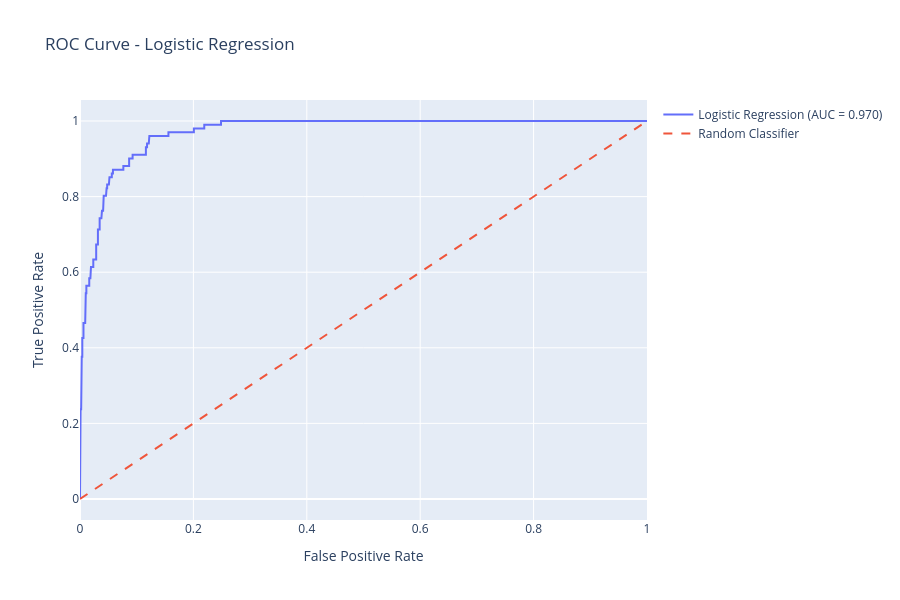

The notebook cell saved with this chart:
### Markdown cell above
## ROC Curve - Logistic Regression

### Code cell
from sklearn.metrics import roc_curve
fpr_lr, tpr_lr, _ = roc_curve(y_test, y_prob_lr)
fig = go.Figure()
fig.add_trace(
    go.Scatter(
        x=fpr_lr,
        y=tpr_lr,
        mode="lines",
        name=f"Logistic Regression (AUC = {lr_auc:.3f})"
    )
)
fig.add_trace(
    go.Scatter(
        x=[0, 1],
        y=[0, 1],
        mode="lines",
        name="Random Classifier",
        line=dict(dash="dash")
    )
)
fig.update_layout(
    title="ROC Curve - Logistic Regression",
    xaxis_title="False Positive Rate",
    yaxis_title="True Positive Rate",
    width=900,
    height=600
)
fig.show()

### Figure 1 — Plotly figure (JSON) as saved in the notebook; plotly's stock layout.template omitted (floating-point values rounded to 4 significant figures)
{"data": [{"mode": "lines", "name": "Logistic Regression (AUC = 0.970)", "type": "scatter", "x": [0.0, 0.0, 0.0, 0.001019, 0.001019, 0.002039, 0.002039, 0.003058, 0.003058, 0.004077, 0.004077, 0.006116, 0.006116, 0.009174, 0.009174, 0.01019, 0.01019, 0.01121, 0.01121, 0.01631, 0.01631, 0.01835, 0.01835, 0.01937, 0.01937, 0.02345, 0.02345, 0.02854, 0.02854, 0.0316, 0.0316, 0.03466, 0.03466, 0.03772, 0.03772, 0.03874, 0.03874, 0.04077, 0.04077, 0.04179, 0.04179, 0.04587, 0.04587, 0.04689, 0.04689, 0.04791, 0.04791, 0.05097, 0.05097, 0.05199, 0.05199, 0.05607, 0.05607, 0.0581, 0.0581, 0.07645, 0.07645, 0.08665, 0.08665, 0.09276, 0.09276, 0.1162, 0.1162, 0.1182, 0.1182, 0.1213, 0.1213, 0.1223, 0.1223, 0.156, 0.156, 0.2008, 0.2008, 0.2192, 0.2192, 0.2487, 0.2487, 1.0], "y": [0.0, 0.009901, 0.1485, 0.1485, 0.2376, 0.2376, 0.2871, 0.2871, 0.3762, 0.3762, 0.4257, 0.4257, 0.4653, 0.4653, 0.4752, 0.4752, 0.5446, 0.5446, 0.5644, 0.5644, 0.5842, 0.5842, 0.604, 0.604, 0.6139, 0.6139, 0.6337, 0.6337, 0.6733, 0.6733, 0.7129, 0.7129, 0.7426, 0.7426, 0.7525, 0.7525, 0.7624, 0.7624, 0.7921, 0.7921, 0.802, 0.802, 0.8119, 0.8119, 0.8218, 0.8218, 0.8317, 0.8317, 0.8416, 0.8416, 0.8515, 0.8515, 0.8614, 0.8614, 0.8713, 0.8713, 0.8812, 0.8812, 0.901, 0.901, 0.9109, 0.9109, 0.9307, 0.9307, 0.9406, 0.9406, 0.9505, 0.9505, 0.9604, 0.9604, 0.9703, 0.9703, 0.9802, 0.9802, 0.9901, 0.9901, 1.0, 1.0]}, {"line": {"dash": "dash"}, "mode": "lines", "name": "Random Classifier", "type": "scatter", "x": [0, 1], "y": [0, 1]}], "layout": {"height": 600, "title": {"text": "ROC Curve - Logistic Regression"}, "width": 900, "xaxis": {"title": {"text": "False Positive Rate"}}, "yaxis": {"title": {"text": "True Positive Rate"}}}}
